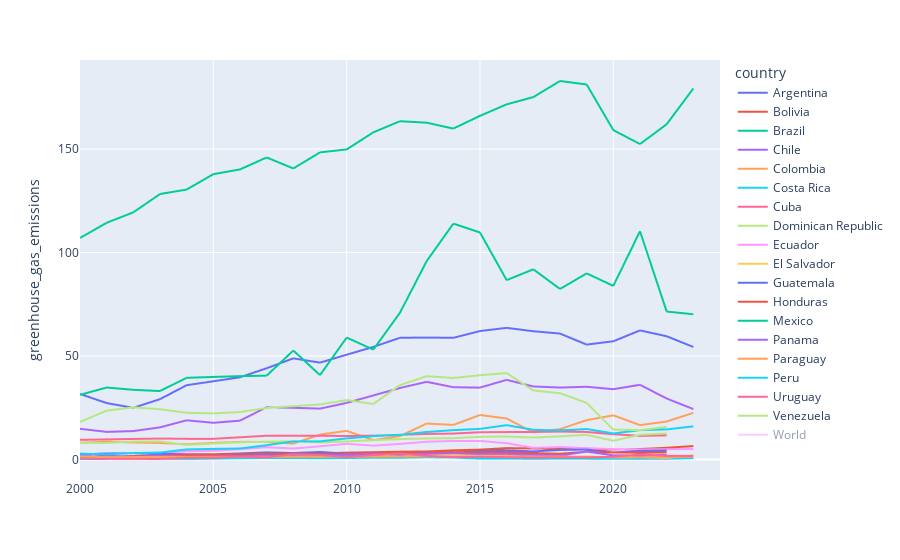

Notebook code for this chart:
### Code cell
lista_paises = ['Argentina', 'Bolivia', 'Brazil', 'Chile', 'Colombia', 'Costa Rica', 
                'Cuba', 'Dominican Republic', 'Ecuador', 'Guatemala', 'Honduras', 
                'Mexico',  'Panama', 'Paraguay', 'Peru', 
                'El Salvador', 'Uruguay', 'Venezuela', 'World'] 

paises = energia[energia["country"].isin(lista_paises)]


fig = px.line(paises, x="year", y="greenhouse_gas_emissions", hover_name="country", color="country",
             range_x=[2000,2024],
             labels={
                     "year": "",
                 })  

# fig.update_layout(
#     yaxis_title="Energía Primaria [TWh]"
# )
fig.show()
